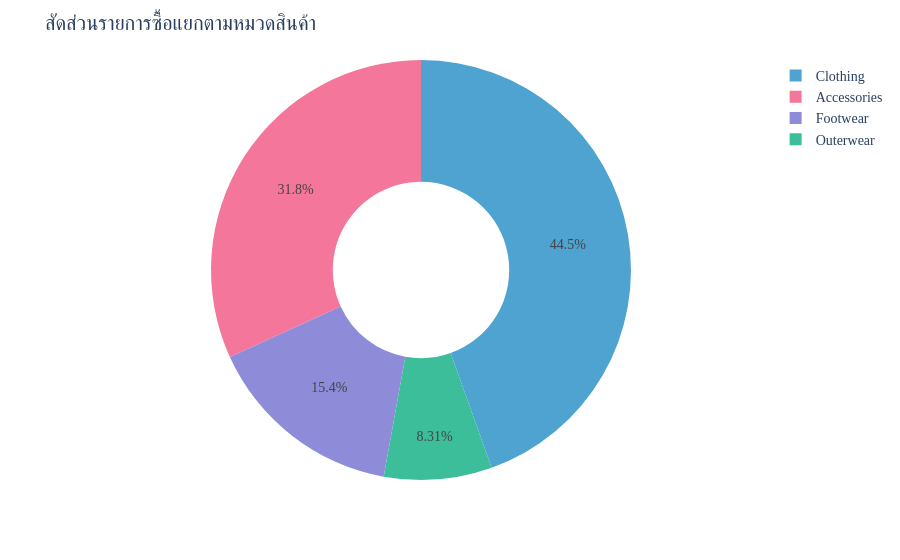
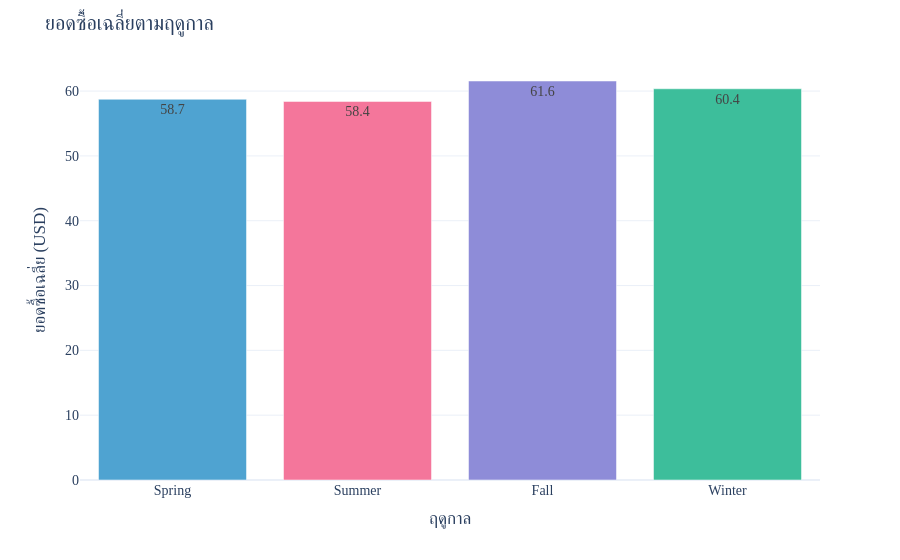
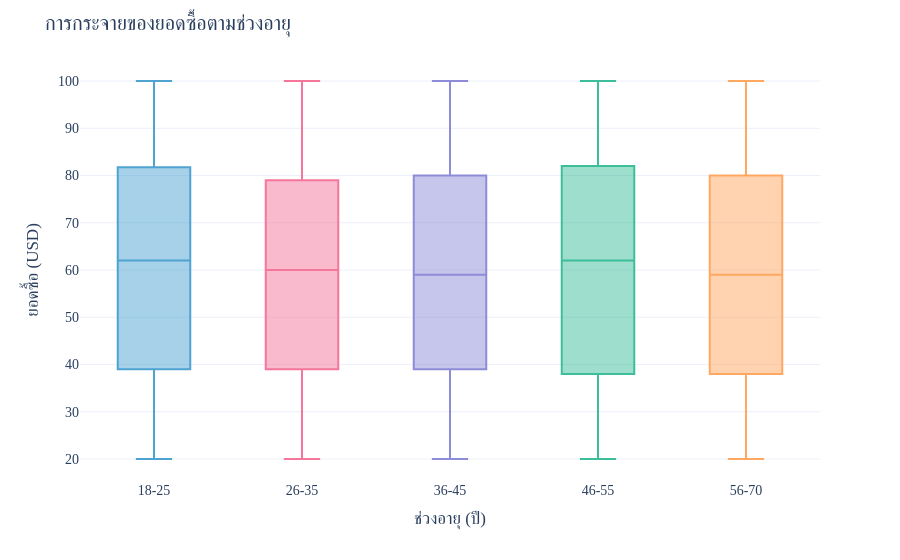
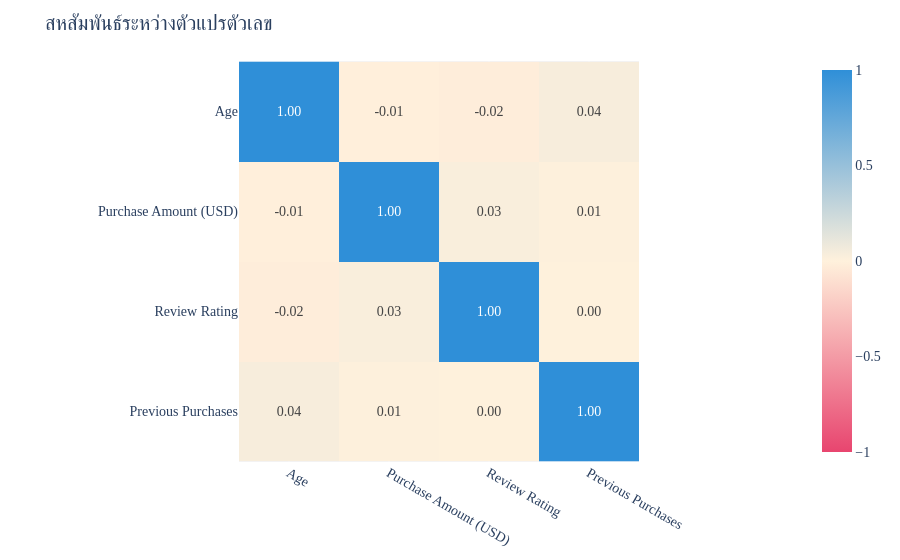

Notebook cell for these charts, in order:
### Code cell
# %% 1) นำเข้า library
import numpy as np
import pandas as pd
import plotly.io as pio
import plotly.express as px
from sklearn.linear_model import LinearRegression
from sklearn.preprocessing import PolynomialFeatures
from sklearn.pipeline import make_pipeline
from sklearn.model_selection import train_test_split
from sklearn.metrics import r2_score, mean_squared_error, mean_absolute_error

# แสดงกราฟใน Jupyter ต้องมี nbformat (ใน notebook ใช้: %pip install nbformat แล้วรีสตาร์ต kernel)
# ถ้ายังไม่มี ให้เปิดกราฟในเบราว์เซอร์แทน จะได้ไม่ขึ้น ValueError
try:
    import nbformat
except ImportError:
    pio.renderers.default = "browser"

# %% 2) ดึงข้อมูลและสำรวจ (ครั้งที่ 6)
df = pd.read_excel(r"c:\Project1\shopping_trends.csv.xlsx")   # ชื่อไฟล์ต้องตรงกับที่อยู่ในโฟลเดอร์ (แก้ได้)

print(df.shape)                      # (แถว, คอลัมน์)
print(df.head())                     # 5 แถวแรก
df.info()                            # ชนิดข้อมูล
print(df.describe())                 # สถิติพื้นฐาน
print("ค่าว่างทั้งหมด:", df.isnull().sum().sum())

# สร้างช่วงอายุไว้ใช้ทำกราฟ
df["Age Group"] = pd.cut(df["Age"], [17, 25, 35, 45, 55, 70],
                         labels=["18-25", "26-35", "36-45", "46-55", "56-70"])

# ตั้งค่าสีและฟอนต์ไทย (ครั้งที่ 7)
colors = ["#4FA3D1", "#F4769B", "#8E8CD8", "#3DBE9B", "#FFA862"]
thai_font = dict(family="Sarabun, Tahoma", size=14)

# %% 3) กราฟสำรวจ: สัดส่วนหมวดสินค้า (px.pie แบบโดนัท)
fig = px.pie(df, names="Category", hole=0.42, color_discrete_sequence=colors)
fig.update_layout(title="สัดส่วนรายการซื้อแยกตามหมวดสินค้า",
                  font=thai_font, template="plotly_white")
fig.show()

# %% 4) กราฟสำรวจ: ยอดซื้อเฉลี่ยตามฤดูกาล (px.bar)
season = df.groupby("Season")["Purchase Amount (USD)"].mean().reset_index()

fig = px.bar(season, x="Season", y="Purchase Amount (USD)", color="Season",
             text_auto=".1f", color_discrete_sequence=colors,
             category_orders={"Season": ["Spring", "Summer", "Fall", "Winter"]})
fig.update_layout(title="ยอดซื้อเฉลี่ยตามฤดูกาล", showlegend=False,
                  xaxis_title="ฤดูกาล", yaxis_title="ยอดซื้อเฉลี่ย (USD)",
                  font=thai_font, template="plotly_white")
fig.show()

# %% 5) กราฟสำรวจ: การกระจายของยอดซื้อตามช่วงอายุ (px.box)
fig = px.box(df, x="Age Group", y="Purchase Amount (USD)", color="Age Group",
             color_discrete_sequence=colors,
             category_orders={"Age Group": ["18-25", "26-35", "36-45", "46-55", "56-70"]})
fig.update_layout(title="การกระจายของยอดซื้อตามช่วงอายุ", showlegend=False,
                  xaxis_title="ช่วงอายุ (ปี)", yaxis_title="ยอดซื้อ (USD)",
                  font=thai_font, template="plotly_white")
fig.show()

# %% 6) กราฟสำรวจ: แผนภาพความร้อนของสหสัมพันธ์ (px.imshow)
cols = ["Age", "Purchase Amount (USD)", "Review Rating", "Previous Purchases"]
corr = df[cols].corr()
print(corr.round(3))

fig = px.imshow(corr, text_auto=".2f",
                color_continuous_scale=["#E8456F", "#FFF1DC", "#2F8FD8"],
                zmin=-1, zmax=1)
fig.update_layout(title="สหสัมพันธ์ระหว่างตัวแปรตัวเลข", font=thai_font)
fig.show()

# %% 7) ข้อ 1: อายุ (Age) กับ ยอดซื้อ (Purchase Amount)
# กราฟกระจายพร้อมเส้นแนวโน้ม (ต้องติดตั้ง statsmodels)
fig = px.scatter(df, x="Age", y="Purchase Amount (USD)", opacity=0.5,
                 trendline="ols", color_discrete_sequence=[colors[0]])
fig.update_layout(title="อายุกับยอดซื้อ",
                  xaxis_title="อายุ (ปี)", yaxis_title="ยอดซื้อ (USD)",
                  font=thai_font, template="plotly_white")
fig.show()

# เตรียม X (2 มิติ) และ y (1 มิติ) แล้วแบ่ง train / test
X = df[["Age"]]
y = df["Purchase Amount (USD)"]
X_tr, X_te, y_tr, y_te = train_test_split(X, y, test_size=0.2, random_state=42)

# สร้างโมเดลและสอน (fit เฉพาะ train)
model = LinearRegression()
model.fit(X_tr, y_tr)
print("coef:", np.round(model.coef_, 4), " intercept:", round(model.intercept_, 4))

# ประเมินผลด้วยชุด test
y_hat = model.predict(X_te)
r2_train_1 = model.score(X_tr, y_tr)
r2_test_1 = r2_score(y_te, y_hat)
rmse_1 = np.sqrt(mean_squared_error(y_te, y_hat))
print("R² train:", round(r2_train_1, 4))
print("R² test :", round(r2_test_1, 4))
print("RMSE    :", round(rmse_1, 4))
print("MAE     :", round(mean_absolute_error(y_te, y_hat), 4))

# residual plot
fig = px.scatter(x=y_hat, y=y_te - y_hat, opacity=0.5,
                 color_discrete_sequence=[colors[2]])
fig.add_hline(y=0)
fig.update_layout(title="Residual plot: อายุ → ยอดซื้อ",
                  xaxis_title="ค่าพยากรณ์", yaxis_title="ส่วนเหลือ (y - ŷ)",
                  font=thai_font, template="plotly_white")
fig.show()

# ลองเส้นโค้ง degree 2 ด้วย Pipeline
pipe = make_pipeline(PolynomialFeatures(degree=2, include_bias=False),
                     LinearRegression())
pipe.fit(X_tr, y_tr)
r2_poly_1 = pipe.score(X_te, y_te)
print("R² test degree 2:", round(r2_poly_1, 4))

# %% 8) ข้อ 2: จำนวนครั้งที่เคยซื้อ (Previous Purchases) กับ คะแนนรีวิว (Review Rating)
fig = px.scatter(df, x="Previous Purchases", y="Review Rating", opacity=0.5,
                 trendline="ols", color_discrete_sequence=[colors[3]])
fig.update_layout(title="จำนวนครั้งที่เคยซื้อกับคะแนนรีวิว",
                  xaxis_title="จำนวนครั้งที่เคยซื้อ", yaxis_title="คะแนนรีวิว",
                  font=thai_font, template="plotly_white")
fig.show()

X = df[["Previous Purchases"]]
y = df["Review Rating"]
X_tr, X_te, y_tr, y_te = train_test_split(X, y, test_size=0.2, random_state=42)

model = LinearRegression()
model.fit(X_tr, y_tr)
print("coef:", np.round(model.coef_, 4), " intercept:", round(model.intercept_, 4))

y_hat = model.predict(X_te)
r2_train_2 = model.score(X_tr, y_tr)
r2_test_2 = r2_score(y_te, y_hat)
rmse_2 = np.sqrt(mean_squared_error(y_te, y_hat))
print("R² train:", round(r2_train_2, 4))
print("R² test :", round(r2_test_2, 4))
print("RMSE    :", round(rmse_2, 4))
print("MAE     :", round(mean_absolute_error(y_te, y_hat), 4))

fig = px.scatter(x=y_hat, y=y_te - y_hat, opacity=0.5,
                 color_discrete_sequence=[colors[2]])
fig.add_hline(y=0)
fig.update_layout(title="Residual plot: จำนวนครั้งที่เคยซื้อ → คะแนนรีวิว",
                  xaxis_title="ค่าพยากรณ์", yaxis_title="ส่วนเหลือ (y - ŷ)",
                  font=thai_font, template="plotly_white")
fig.show()

pipe = make_pipeline(PolynomialFeatures(degree=2, include_bias=False),
                     LinearRegression())
pipe.fit(X_tr, y_tr)
r2_poly_2 = pipe.score(X_te, y_te)
print("R² test degree 2:", round(r2_poly_2, 4))

# %% 9) ข้อ 3: ยอดซื้อ (Purchase Amount) กับ คะแนนรีวิว (Review Rating)
fig = px.scatter(df, x="Purchase Amount (USD)", y="Review Rating", opacity=0.5,
                 trendline="ols", color_discrete_sequence=[colors[1]])
fig.update_layout(title="ยอดซื้อกับคะแนนรีวิว",
                  xaxis_title="ยอดซื้อ (USD)", yaxis_title="คะแนนรีวิว",
                  font=thai_font, template="plotly_white")
fig.show()

X = df[["Purchase Amount (USD)"]]
y = df["Review Rating"]
X_tr, X_te, y_tr, y_te = train_test_split(X, y, test_size=0.2, random_state=42)

model = LinearRegression()
model.fit(X_tr, y_tr)
print("coef:", np.round(model.coef_, 4), " intercept:", round(model.intercept_, 4))

y_hat = model.predict(X_te)
r2_train_3 = model.score(X_tr, y_tr)
r2_test_3 = r2_score(y_te, y_hat)
rmse_3 = np.sqrt(mean_squared_error(y_te, y_hat))
print("R² train:", round(r2_train_3, 4))
print("R² test :", round(r2_test_3, 4))
print("RMSE    :", round(rmse_3, 4))
print("MAE     :", round(mean_absolute_error(y_te, y_hat), 4))

fig = px.scatter(x=y_hat, y=y_te - y_hat, opacity=0.5,
                 color_discrete_sequence=[colors[2]])
fig.add_hline(y=0)
fig.update_layout(title="Residual plot: ยอดซื้อ → คะแนนรีวิว",
                  xaxis_title="ค่าพยากรณ์", yaxis_title="ส่วนเหลือ (y - ŷ)",
                  font=thai_font, template="plotly_white")
fig.show()

pipe = make_pipeline(PolynomialFeatures(degree=2, include_bias=False),
                     LinearRegression())
pipe.fit(X_tr, y_tr)
r2_poly_3 = pipe.score(X_te, y_te)
print("R² test degree 2:", round(r2_poly_3, 4))

# %% 10) สรุปผลทั้ง 3 ข้อ
summary = pd.DataFrame({
    "X → y": ["Age → Purchase Amount",
              "Previous Purchases → Review Rating",
              "Purchase Amount → Review Rating"],
    "R² train": [r2_train_1, r2_train_2, r2_train_3],
    "R² test": [r2_test_1, r2_test_2, r2_test_3],
    "RMSE test": [rmse_1, rmse_2, rmse_3],
    "R² test (degree 2)": [r2_poly_1, r2_poly_2, r2_poly_3],
})
print(summary.round(4).to_string(index=False))
# สรุป: R² ใกล้ 0 ทุกคู่ และเส้นโค้งไม่ช่วย -> ไม่พบความสัมพันธ์เชิงเส้น

### Figure 1 — Plotly figure (JSON) as saved in the notebook; plotly's stock layout.template omitted (floating-point values rounded to 4 significant figures; data arrays with more than 128 entries replaced by an {"elided": "..."} marker saying what was removed)
{"data": [{"domain": {"x": [0, 1], "y": [0, 1]}, "hole": 0.42, "hovertemplate": "Category=%{label}<extra></extra>", "labels": {"elided": "3900 str values"}, "legendgroup": "", "name": "", "showlegend": true, "type": "pie"}], "layout": {"font": {"family": "Sarabun, Tahoma", "size": 14}, "legend": {"tracegroupgap": 0}, "margin": {"t": 60}, "piecolorway": ["#4FA3D1", "#F4769B", "#8E8CD8", "#3DBE9B", "#FFA862"], "title": {"text": "สัดส่วนรายการซื้อแยกตามหมวดสินค้า"}}}

### Figure 2 — Plotly figure (JSON) as saved in the notebook; plotly's stock layout.template omitted (floating-point values rounded to 4 significant figures)
{"data": [{"hovertemplate": "Season=%{x}<br>Purchase Amount (USD)=%{y}<extra></extra>", "legendgroup": "Spring", "marker": {"color": "#4FA3D1", "pattern": {"shape": ""}}, "name": "Spring", "orientation": "v", "showlegend": true, "textposition": "auto", "texttemplate": "%{y:.1f}", "type": "bar", "x": ["Spring"], "xaxis": "x", "y": [58.74], "yaxis": "y"}, {"hovertemplate": "Season=%{x}<br>Purchase Amount (USD)=%{y}<extra></extra>", "legendgroup": "Summer", "marker": {"color": "#F4769B", "pattern": {"shape": ""}}, "name": "Summer", "orientation": "v", "showlegend": true, "textposition": "auto", "texttemplate": "%{y:.1f}", "type": "bar", "x": ["Summer"], "xaxis": "x", "y": [58.41], "yaxis": "y"}, {"hovertemplate": "Season=%{x}<br>Purchase Amount (USD)=%{y}<extra></extra>", "legendgroup": "Fall", "marker": {"color": "#8E8CD8", "pattern": {"shape": ""}}, "name": "Fall", "orientation": "v", "showlegend": true, "textposition": "auto", "texttemplate": "%{y:.1f}", "type": "bar", "x": ["Fall"], "xaxis": "x", "y": [61.56], "yaxis": "y"}, {"hovertemplate": "Season=%{x}<br>Purchase Amount (USD)=%{y}<extra></extra>", "legendgroup": "Winter", "marker": {"color": "#3DBE9B", "pattern": {"shape": ""}}, "name": "Winter", "orientation": "v", "showlegend": true, "textposition": "auto", "texttemplate": "%{y:.1f}", "type": "bar", "x": ["Winter"], "xaxis": "x", "y": [60.36], "yaxis": "y"}], "layout": {"barmode": "relative", "font": {"family": "Sarabun, Tahoma", "size": 14}, "legend": {"title": {"text": "Season"}, "tracegroupgap": 0}, "margin": {"t": 60}, "showlegend": false, "title": {"text": "ยอดซื้อเฉลี่ยตามฤดูกาล"}, "xaxis": {"anchor": "y", "categoryarray": ["Spring", "Summer", "Fall", "Winter"], "categoryorder": "array", "domain": [0, 1], "title": {"text": "ฤดูกาล"}}, "yaxis": {"anchor": "x", "domain": [0, 1], "title": {"text": "ยอดซื้อเฉลี่ย (USD)"}}}}

### Figure 3 — Plotly figure (JSON) as saved in the notebook; plotly's stock layout.template omitted (floating-point values rounded to 4 significant figures; data arrays with more than 128 entries replaced by an {"elided": "..."} marker saying what was removed)
{"data": [{"alignmentgroup": "True", "hovertemplate": "Age Group=%{x}<br>Purchase Amount (USD)=%{y}<extra></extra>", "legendgroup": "18-25", "marker": {"color": "#4FA3D1"}, "name": "18-25", "notched": false, "offsetgroup": "18-25", "orientation": "v", "showlegend": true, "type": "box", "x": {"elided": "571 str values"}, "x0": " ", "xaxis": "x", "y": {"elided": "571 int values"}, "y0": " ", "yaxis": "y"}, {"alignmentgroup": "True", "hovertemplate": "Age Group=%{x}<br>Purchase Amount (USD)=%{y}<extra></extra>", "legendgroup": "26-35", "marker": {"color": "#F4769B"}, "name": "26-35", "notched": false, "offsetgroup": "26-35", "orientation": "v", "showlegend": true, "type": "box", "x": {"elided": "742 str values"}, "x0": " ", "xaxis": "x", "y": {"elided": "742 int values"}, "y0": " ", "yaxis": "y"}, {"alignmentgroup": "True", "hovertemplate": "Age Group=%{x}<br>Purchase Amount (USD)=%{y}<extra></extra>", "legendgroup": "36-45", "marker": {"color": "#8E8CD8"}, "name": "36-45", "notched": false, "offsetgroup": "36-45", "orientation": "v", "showlegend": true, "type": "box", "x": {"elided": "729 str values"}, "x0": " ", "xaxis": "x", "y": {"elided": "729 int values"}, "y0": " ", "yaxis": "y"}, {"alignmentgroup": "True", "hovertemplate": "Age Group=%{x}<br>Purchase Amount (USD)=%{y}<extra></extra>", "legendgroup": "46-55", "marker": {"color": "#3DBE9B"}, "name": "46-55", "notched": false, "offsetgroup": "46-55", "orientation": "v", "showlegend": true, "type": "box", "x": {"elided": "753 str values"}, "x0": " ", "xaxis": "x", "y": {"elided": "753 int values"}, "y0": " ", "yaxis": "y"}, {"alignmentgroup": "True", "hovertemplate": "Age Group=%{x}<br>Purchase Amount (USD)=%{y}<extra></extra>", "legendgroup": "56-70", "marker": {"color": "#FFA862"}, "name": "56-70", "notched": false, "offsetgroup": "56-70", "orientation": "v", "showlegend": true, "type": "box", "x": {"elided": "1105 str values"}, "x0": " ", "xaxis": "x", "y": {"elided": "1105 int values"}, "y0": " ", "yaxis": "y"}], "layout": {"boxmode": "overlay", "font": {"family": "Sarabun, Tahoma", "size": 14}, "legend": {"title": {"text": "Age Group"}, "tracegroupgap": 0}, "margin": {"t": 60}, "showlegend": false, "title": {"text": "การกระจายของยอดซื้อตามช่วงอายุ"}, "xaxis": {"anchor": "y", "categoryarray": ["18-25", "26-35", "36-45", "46-55", "56-70"], "categoryorder": "array", "domain": [0, 1], "title": {"text": "ช่วงอายุ (ปี)"}}, "yaxis": {"anchor": "x", "domain": [0, 1], "title": {"text": "ยอดซื้อ (USD)"}}}}

### Figure 4 — Plotly figure (JSON) as saved in the notebook; plotly's stock layout.template omitted (floating-point values rounded to 4 significant figures)
{"data": [{"coloraxis": "coloraxis", "hovertemplate": "x: %{x}<br>y: %{y}<br>color: %{z}<extra></extra>", "name": "0", "texttemplate": "%{z:.2f}", "type": "heatmap", "x": ["Age", "Purchase Amount (USD)", "Review Rating", "Previous Purchases"], "xaxis": "x", "y": ["Age", "Purchase Amount (USD)", "Review Rating", "Previous Purchases"], "yaxis": "y", "z": [[1.0, -0.01042, -0.02195, 0.04044], [-0.01042, 1.0, 0.03078, 0.008063], [-0.02195, 0.03078, 1.0, 0.004229], [0.04044, 0.008063, 0.004229, 1.0]]}], "layout": {"coloraxis": {"autocolorscale": false, "cmax": 1, "cmin": -1, "colorscale": [[0, "#E8456F"], [0.5, "#FFF1DC"], [1, "#2F8FD8"]]}, "font": {"family": "Sarabun, Tahoma", "size": 14}, "margin": {"t": 60}, "title": {"text": "สหสัมพันธ์ระหว่างตัวแปรตัวเลข"}, "xaxis": {"anchor": "y", "constrain": "domain", "domain": [0, 1], "scaleanchor": "y"}, "yaxis": {"anchor": "x", "autorange": "reversed", "constrain": "domain", "domain": [0, 1]}}}
